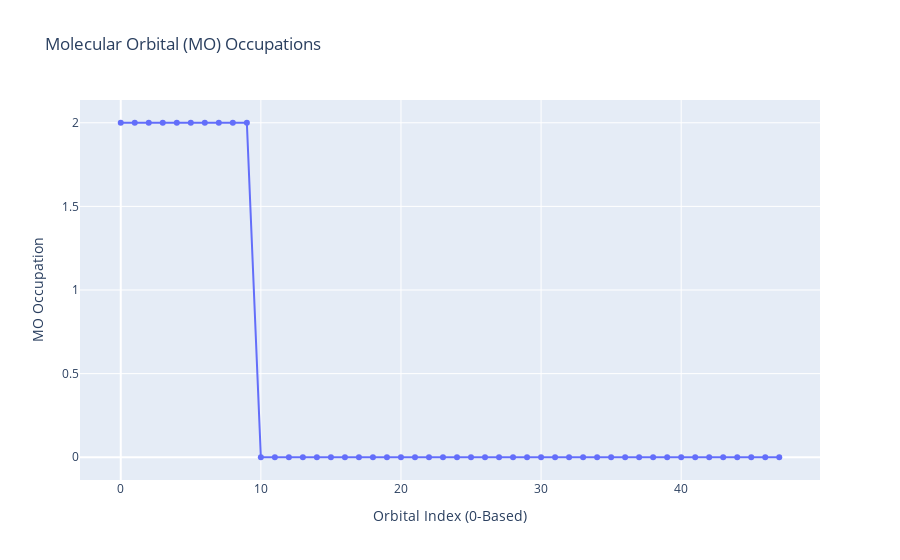

Source (notebook cell):
### Code cell
import plotly.express as px

# Plot the MO Occupations
fig = px.line(y=mf.mo_occ, markers=True, title="Molecular Orbital (MO) Occupations")
fig.update_layout(xaxis_title="Orbital Index (0-Based)", yaxis_title="MO Occupation")
fig.show()

### Figure 1 — Plotly figure (JSON) as saved in the notebook; plotly's stock layout.template omitted (floating-point values rounded to 4 significant figures)
{"data": [{"hovertemplate": "x=%{x}<br>y=%{y}<extra></extra>", "legendgroup": "", "line": {"color": "#636efa", "dash": "solid"}, "marker": {"symbol": "circle"}, "mode": "markers+lines", "name": "", "orientation": "v", "showlegend": false, "type": "scatter", "x": [0, 1, 2, 3, 4, 5, 6, 7, 8, 9, 10, 11, 12, 13, 14, 15, 16, 17, 18, 19, 20, 21, 22, 23, 24, 25, 26, 27, 28, 29, 30, 31, 32, 33, 34, 35, 36, 37, 38, 39, 40, 41, 42, 43, 44, 45, 46, 47], "xaxis": "x", "y": [2, 2, 2, 2, 2, 2, 2, 2, 2, 2, 0, 0, 0, 0, 0, 0, 0, 0, 0, 0, 0, 0, 0, 0, 0, 0, 0, 0, 0, 0, 0, 0, 0, 0, 0, 0, 0, 0, 0, 0, 0, 0, 0, 0, 0, 0, 0, 0], "yaxis": "y"}], "layout": {"autosize": true, "legend": {"tracegroupgap": 0}, "title": {"text": "Molecular Orbital (MO) Occupations"}, "xaxis": {"anchor": "y", "autorange": true, "domain": [0, 1], "range": [-2.817, 49.82], "title": {"text": "Orbital Index (0-Based)"}, "type": "linear"}, "yaxis": {"anchor": "x", "autorange": true, "domain": [0, 1], "range": [-0.165, 2.165], "title": {"text": "MO Occupation"}, "type": "linear"}}}
